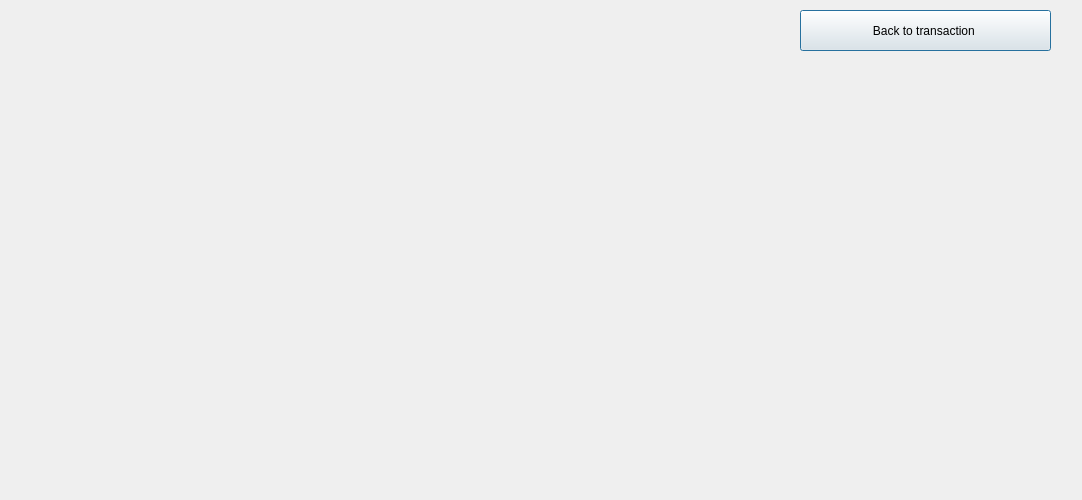
<?xml version="1.0" encoding="UTF-8"?>
<ui version="4.0">
 <class>Updatecreditor</class>
 <widget class="QDialog" name="Updatecreditor">
  <property name="geometry">
   <rect>
    <x>0</x>
    <y>0</y>
    <width>1082</width>
    <height>500</height>
   </rect>
  </property>
  <property name="windowTitle">
   <string>Dialog</string>
  </property>
  <widget class="QPushButton" name="pushButton_BackToTransaction">
   <property name="geometry">
    <rect>
     <x>800</x>
     <y>10</y>
     <width>251</width>
     <height>41</height>
    </rect>
   </property>
   <property name="text">
    <string>Back to transaction </string>
   </property>
  </widget>
 </widget>
 <resources/>
 <connections/>
</ui>
